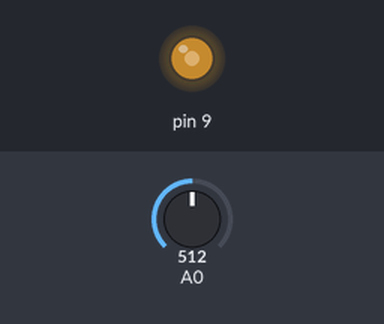
Bench run of a sketch on a simulated Arduino Uno, built with avr-gcc and run on an emulated ATmega328P. Parts: output pins drawn as LEDs (lit = HIGH). The test bench sets the inputs (shaded band); at power-on: A0 = 512.

Above: at 1.2 s.
1.3 s: A0 set to 716
At 1.9 s:
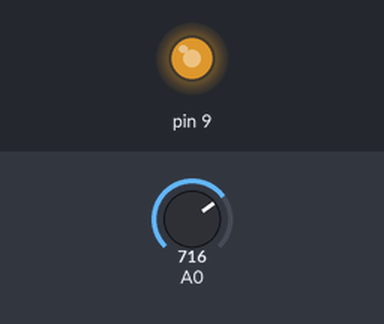
2.8 s: A0 set to 900
At 4.0 s:
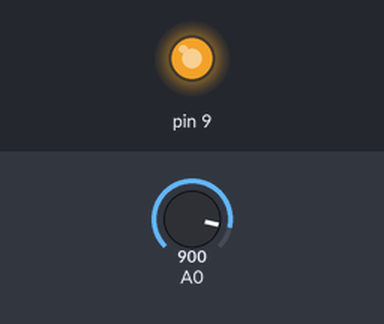
4.3 s: A0 set to 122
At 5.4 s:
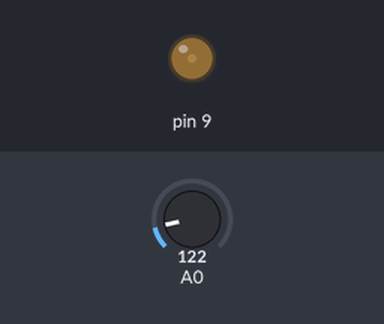
5.8 s: A0 set to 0
At 6.5 s:
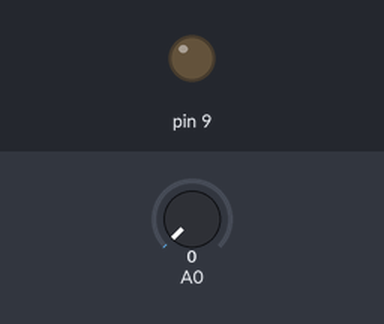
Timing chart, 0 to 8.3 s (numbered marks = the images above; inputs shaded):
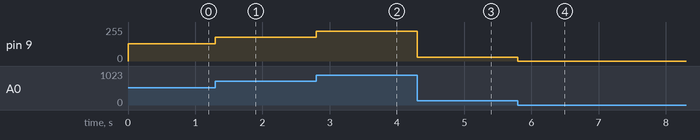

The sketch:

AnalogWriteExample.ino
```cpp
/*
  This code sample goes with the video https://vimeo.com/93554355
  created 2014
  by Tom Igoe
*/
void setup() {
  pinMode(9, OUTPUT);
}

void loop() {
  // get an analog reading:
  int onTime = analogRead(0);
  // use dedicated PWM to control the dimming of the LED:
  analogWrite(9, onTime/4);
}
```

Measured:
- after the input at 1.3 s, pin 9: 128/255 → 179/255 at once
- after the input at 2.8 s, pin 9: 179/255 → 225/255 at once
- after the input at 4.3 s, pin 9: 225/255 → 30/255 at once
- after the input at 5.8 s, pin 9: 30/255 → 0/255 at once
